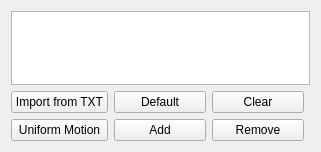
            <widget class="QWidget" name="ToolBoxPage3_2">
             <property name="geometry">
              <rect>
               <x>0</x>
               <y>0</y>
               <width>321</width>
               <height>152</height>
              </rect>
             </property>
             <attribute name="label">
              <string>Page 3 of 4 - DEFINE ROUTE</string>
             </attribute>
             <layout class="QGridLayout" name="gridLayout_12">
              <item row="0" column="0">
               <layout class="QGridLayout" name="gridLayout_21" columnstretch="1,1,1,0">
                <item row="0" column="0" colspan="4">
                 <widget class="QTableView" name="tableView_Route"/>
                </item>
                <item row="1" column="2">
                 <widget class="QPushButton" name="pushButton_routeClear">
                  <property name="text">
                   <string>Clear</string>
                  </property>
                 </widget>
                </item>
                <item row="1" column="0">
                 <widget class="QPushButton" name="pushButton_routeImport">
                  <property name="text">
                   <string>Import from TXT</string>
                  </property>
                 </widget>
                </item>
                <item row="1" column="1">
                 <widget class="QPushButton" name="pushButton_49">
                  <property name="text">
                   <string>Default</string>
                  </property>
                 </widget>
                </item>
                <item row="2" column="0">
                 <widget class="QPushButton" name="pushButton_UniformMotion">
                  <property name="text">
                   <string>Uniform Motion</string>
                  </property>
                 </widget>
                </item>
                <item row="2" column="2">
                 <widget class="QPushButton" name="pushButton_routeRemove">
                  <property name="text">
                   <string>Remove</string>
                  </property>
                 </widget>
                </item>
                <item row="2" column="1">
                 <widget class="QPushButton" name="pushButton_routeAdd">
                  <property name="text">
                   <string>Add</string>
                  </property>
                 </widget>
                </item>
               </layout>
              </item>
             </layout>
            </widget>
